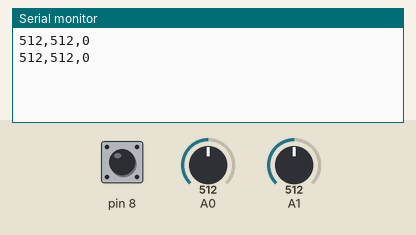
Recording of a sketch running on a simulated Arduino Uno, built with avr-gcc and run on an emulated ATmega328P. Shown: the last lines printed to the serial monitor. Inputs (shaded band) come from the test bench; at power-on: A0 = 512, A1 = 512, pin 8 HIGH.

Above: at 1.8 s.
1.9 s: A0 set to 716
At 2.8 s:
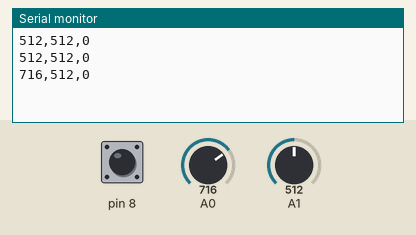
3.4 s: A1 set to 716
At 4.7 s:
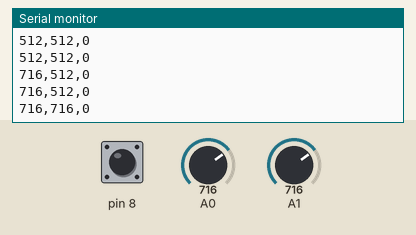
4.9 s: pin 8 pulled LOW for 1.2 s
At 5.5 s:
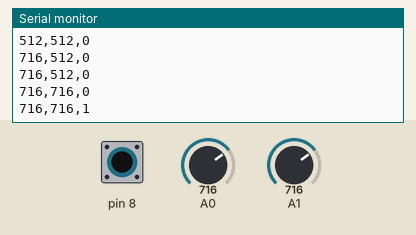
7.6 s: A0 set to 900
At 8.8 s:
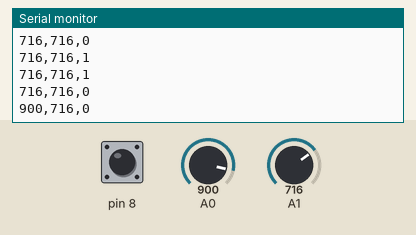
9.1 s: A1 set to 900
At 9.1 s:
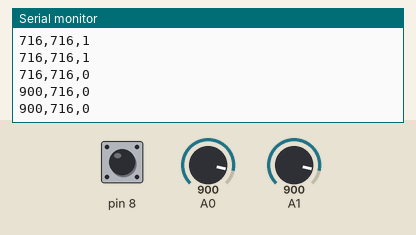
10.6 s: pin 8 pulled LOW for 1.2 s
At 11.4 s:
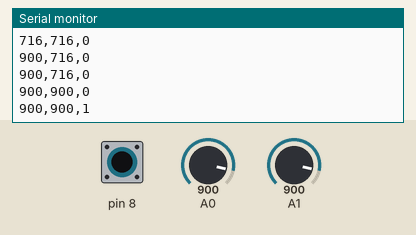
Timing chart, 0 to 13.6 s (numbered marks = the images above; inputs shaded):
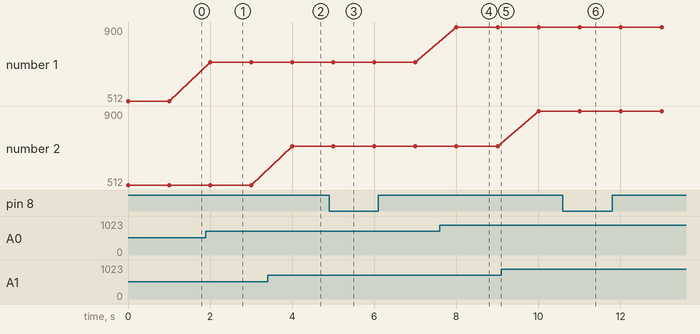

The sketch:

joystick.ino
```cpp
int xValue = 0 ;
int yValue = 0 ;
int bValue = 0 ;

void setup()
{
  Serial.begin(9600) ;
  pinMode(8,INPUT);
  digitalWrite(8,HIGH);
}

void loop()
{
  xValue = analogRead(A0);
  yValue = analogRead(A1);
  bValue = digitalRead(8);
  Serial.print(xValue,DEC);
  Serial.print(",");
  Serial.print(yValue,DEC);
  Serial.print(",");
  Serial.print(!bValue);
  Serial.print("\n");
  delay(1000);
}
```

Measured:
- after the input at 1.9 s, the serial monitor: prints a new line after 0.10 s (image 1)
- after the input at 3.4 s, the serial monitor: prints a new line after 0.60 s (image 2)
- after the input at 4.9 s, the serial monitor: prints a new line after 0.10 s (image 3)
- after the input at 7.6 s, the serial monitor: prints a new line after 0.41 s (image 4)
- after the input at 10.6 s, the serial monitor: prints a new line after 0.41 s (image 6)
- plotted number 1: 512 → 716 after the input at 1.9 s, 716 → 900 after the input at 7.6 s
